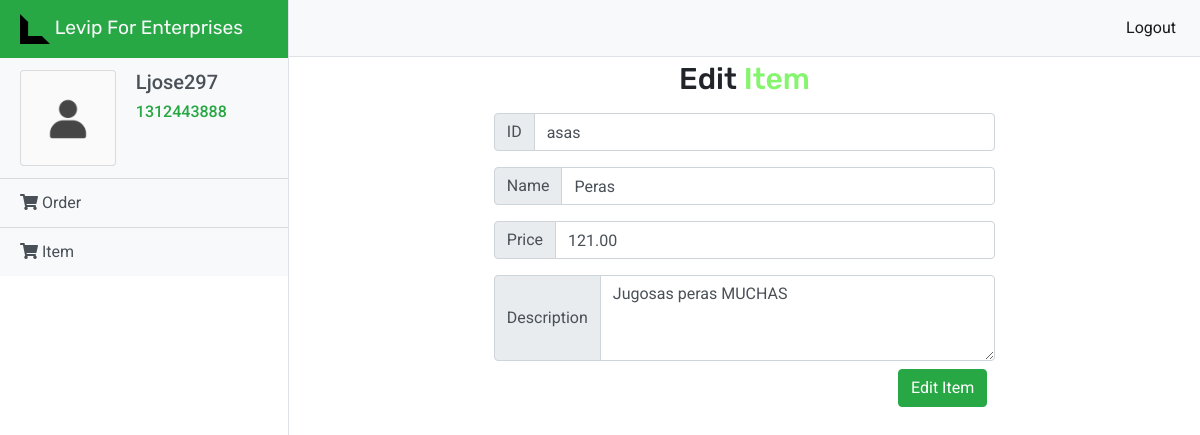
/levip/dashboard/editItemView/asas (signed in), run on the app's committed database.
### Levip/models.py (models this page shows)
class Cliente(models.Model):
    CLIE_CEDULA = models.CharField(max_length = 10, primary_key=True, default=None)
    CLIE_USERNAME = models.CharField(max_length= 50, default=None)
    CLIE_NOMBRE = models.CharField(max_length=50, default=None)
    CLIE_APELLIDO = models.CharField(max_length=50, default=None)
    CLIE_EMAIL = models.CharField(max_length=50, default=None)
    CLIE_PASSWORD = models.TextField(default=None)

class Item(models.Model):
    IT_ID = models.CharField(max_length = 5, primary_key=True)
    IT_NOMBRE =  models.CharField(max_length=50, default=None)
    IT_DESCRIPCION =  models.TextField(default=None)
    IT_PRECIO = models.DecimalField(max_digits=10, decimal_places=2, default=None)

### Levip/views.py (the view)
def editItemView(request, item_id):
    try:
        request.session['user']
        request.session['item'] = item_id
        return render(request, 'formEditItem.html', {'user': Cliente.objects.get(pk=request.session['user']), 'item': Item.objects.get(pk=item_id)})
    except:
        return redirect('/levip/signin')

### Levip/templates/formEditItem.html (shortened to what this page needs)
{% extends 'index.html' %}
{% block content %}
{% load static %}
{% load fontawesome_5 %}
{% fontawesome_5_static %}
<div class="d-flex" id="wrapper">
    <div class=" border-right" id="sidebar-wrapper">
      <div class=" marca sidebar-heading text-light bg-success">
          <img src="{% static "img/levip_icon.svg" %}" width="30" height="30" class="d-inline-block align-top" alt="" loading="lazy">
         Levip For Enterprises</div>
      <div class="list-group list-group-flush">
        <div class="list-group-item list-group-item-action bg-light">
            <div class="row justify-content-md-center">
                <div class="col-md-5">
                    <div class="card" style="width: 6rem; height: 6rem; background: #fafafa;">
                        <div class="card-body">
                            <img src="{% static "/img/user.png" %}" width="100"  class="card-img-top" alt="User">
                        </div>
                      </div>
                </div>
                <div class="col-md-7">
                    <h5 class="text-capitalize">{{user.CLIE_USERNAME}} </h5>
                      <h6 class="text-capitalize text-success">{{user.CLIE_CEDULA}}</h6>
                </div>
            </div>
        </div>
        <a href="/levip/dashboard/pedido" class="list-group-item list-group-item-action bg-light"><i class="fas fa-shopping-cart"></i> Order</a>
        <a href="/levip/dashboard/item" class="list-group-item list-group-item-action bg-light"><i class="fas fa-shopping-cart"></i> Item</a>
      </div>
    </div>
    <div id="page-content-wrapper">
      <nav class="navbar navbar-expand-lg navbar-light bg-light border-bottom">
        <div class="collapse navbar-collapse" id="navbarSupportedContent">
          <ul class="navbar-nav ml-auto mt-2 mt-lg-0">
            <li class="nav-item active">
              <a class="nav-link" href="/levip/logout">Logout <span class="sr-only">(current)</span></a>
            </li>
          </ul>
        </div>
      </nav>
      <div class="container-fluid">
        <div class="row justify-content-md-center">
          <div class="col-md-7 text-center">
           <form method="POST" action="{% url 'editItem' %}">
            <div class="text-center">
                <h3 class="h-marca-signup m-1">Edit <span class="marca"> Item</span> </h3>
            </div>
            <div class="text-center">
                <div class="input-group mt-3 ">
                    <div class="input-group-prepend">
                        <span class="input-group-text" id="inputGroup-sizing-lg">ID</span>
                    </div>
                    <input type="text" class="form-control" name="ID" value="{{item.IT_ID}}"
                        aria-label="Sizing example input" aria-describedby="inputGroup-sizing-lg">
                </div>
                <div class="input-group mt-3 ">
                    <div class="input-group-prepend">
                        <span class="input-group-text" id="inputGroup-sizing-lg">Name</span>
                    </div>
                    <input type="text" class="form-control" name="name" value="{{item.IT_NOMBRE}}"
                        aria-label="Sizing example input" aria-describedby="inputGroup-sizing-lg">
                </div>
                <div class="input-group mt-3 ">
                    <div class="input-group-prepend">
                        <span class="input-group-text" id="inputGroup-sizing-lg">Price</span>
                    </div>
                    <input type="number" value="{{item.IT_PRECIO}}" class="form-control" name="precio"
                        aria-label="Sizing example input" aria-describedby="inputGroup-sizing-lg">
                </div>
                <div class="input-group mt-3 ">
                    <div class="input-group-prepend">
                        <span class="input-group-text" id="inputGroup-sizing-lg">Description</span>
                    </div>
                    <textarea name="descripcion"  class="form-control" aria-label="Sizing example input" aria-describedby="inputGroup-sizing-lg"  rows="3">{{item.IT_DESCRIPCION}}</textarea>
                </div>
            </div>
           <div class="text-right m-2">
              <button class="btn btn-success text-capitalize" type="submit" >Edit item</button>
            </div>
            </form>
          </div>
        </div>
      </div>
    </div>
  </div>
{% endblock %}

### Levip/static/css/main.css (style rules this page uses)
body { font-family: 'Roboto', sans-serif; }
.marca { font-family: 'Rubik', sans-serif; }
.h-marca-signup { font-family: 'Rubik', sans-serif; font-size: 30px; }
.h-marca-signup > .marca { color: #85F56E; }
#wrapper { overflow-x: hidden; }
#sidebar-wrapper { min-height: 100vh; margin-left: -15rem; -webkit-transition: margin .25s ease-out; -moz-transition: margin .25s ease-out; -o-transition: margin .25s ease-out; transition: margin .25s ease-out; }
#sidebar-wrapper .sidebar-heading { padding: 0.875rem 1.25rem; font-size: 1.2rem; }
#sidebar-wrapper .list-group { width: 18rem; }
#page-content-wrapper { min-width: 100vw; }
@media (min-width: 768px) { #sidebar-wrapper { margin-left: 0; } }
@media (min-width: 768px) { #page-content-wrapper { min-width: 0; width: 100%; } }

### data on the page
Cliente: CLIE_USERNAME "Ljose297", CLIE_CEDULA "1312443888"
Item: ID "asas", name "Peras", precio "121.00", descripcion "Jugosas peras MUCHAS"
